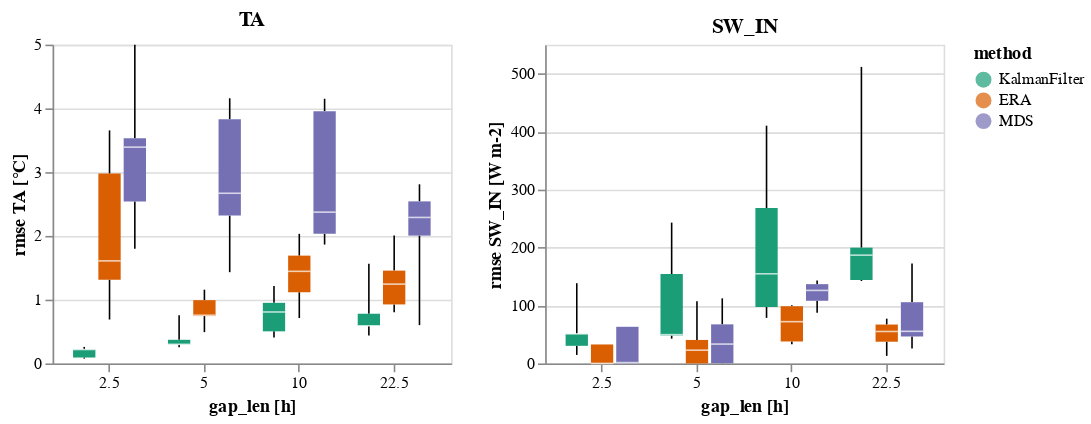

The code cell stored with this chart in its notebook:
### Code cell
the_plot(data_results)

### Figure 1 — Vega-Lite specification as saved in the notebook (floating-point values rounded to 4 significant figures)
{"config": {"view": {"continuousWidth": 300, "continuousHeight": 300}}, "vconcat": [{"hconcat": [{"mark": {"type": "boxplot", "extent": "min-max"}, "encoding": {"color": {"field": "method", "scale": {"domain": ["KalmanFilter", "ERA", "MDS"], "scheme": "dark2"}, "type": "nominal"}, "x": {"axis": {"labelAngle": 0}, "field": "gap_len", "title": "gap_len [h]", "type": "nominal"}, "xOffset": {"field": "method", "scale": {"domain": ["KalmanFilter", "ERA", "MDS"]}, "sort": ["KalmanFilter", "ERA", "MDS"], "type": "ordinal"}, "y": {"axis": {"grid": true}, "field": "rmse", "title": "rmse TA [°C]", "type": "quantitative"}}, "height": 200, "title": "TA", "width": 250}, {"data": {"name": "data-57ce7da0db3172255a98cee41d2e4fe8"}, "mark": {"type": "boxplot", "extent": "min-max"}, "encoding": {"color": {"field": "method", "scale": {"domain": ["KalmanFilter", "ERA", "MDS"], "scheme": "dark2"}, "type": "nominal"}, "x": {"axis": {"labelAngle": 0}, "field": "gap_len", "title": "gap_len [h]", "type": "nominal"}, "xOffset": {"field": "method", "scale": {"domain": ["KalmanFilter", "ERA", "MDS"]}, "sort": ["KalmanFilter", "ERA", "MDS"], "type": "ordinal"}, "y": {"axis": {"grid": true}, "field": "rmse", "title": "rmse SW_IN [W m-2]", "type": "quantitative"}}, "height": 200, "title": "SW_IN", "width": 250}]}], "data": {"name": "data-70835c2fdde45976e5a2b7b8b050794b"}, "$schema": "https://vega.github.io/schema/vega-lite/v5.2.0.json", "datasets": {"data-70835c2fdde45976e5a2b7b8b050794b": [{"method": "KalmanFilter", "var": "TA", "gap_len": 2.5, "idx_rep": 0, "rmse": 0.2183, "rmse_norm": 0.02754}, {"method": "KalmanFilter", "var": "TA", "gap_len": 2.5, "idx_rep": 1, "rmse": 0.2589, "rmse_norm": 0.03267}, {"method": "KalmanFilter", "var": "TA", "gap_len": 2.5, "idx_rep": 2, "rmse": 0.09277, "rmse_norm": 0.01171}, {"method": "KalmanFilter", "var": "TA", "gap_len": 2.5, "idx_rep": 3, "rmse": 0.07547, "rmse_norm": 0.009523}, {"method": "KalmanFilter", "var": "TA", "gap_len": 2.5, "idx_rep": 4, "rmse": 0.2206, "rmse_norm": 0.02784}, {"method": "ERA", "var": "TA", "gap_len": 2.5, "idx_rep": 0, "rmse": 1.312, "rmse_norm": 0.1656}, {"method": "ERA", "var": "TA", "gap_len": 2.5, "idx_rep": 1, "rmse": 1.609, "rmse_norm": 0.203}, {"method": "ERA", "var": "TA", "gap_len": 2.5, "idx_rep": 2, "rmse": 3.655, "rmse_norm": 0.4612}, {"method": "ERA", "var": "TA", "gap_len": 2.5, "idx_rep": 3, "rmse": 0.6886, "rmse_norm": 0.08689}, {"method": "ERA", "var": "TA", "gap_len": 2.5, "idx_rep": 4, "rmse": 2.978, "rmse_norm": 0.3757}, {"method": "MDS", "var": "TA", "gap_len": 2.5, "idx_rep": 0, "rmse": 3.533, "rmse_norm": 0.4459}, {"method": "MDS", "var": "TA", "gap_len": 2.5, "idx_rep": 1, "rmse": 4.999, "rmse_norm": 0.6309}, {"method": "MDS", "var": "TA", "gap_len": 2.5, "idx_rep": 2, "rmse": 1.798, "rmse_norm": 0.2269}, {"method": "MDS", "var": "TA", "gap_len": 2.5, "idx_rep": 3, "rmse": 2.541, "rmse_norm": 0.3207}, {"method": "MDS", "var": "TA", "gap_len": 2.5, "idx_rep": 4, "rmse": 3.392, "rmse_norm": 0.4281}, {"method": "KalmanFilter", "var": "TA", "gap_len": 5.0, "idx_rep": 0, "rmse": 0.7558, "rmse_norm": 0.09537}, {"method": "KalmanFilter", "var": "TA", "gap_len": 5.0, "idx_rep": 1, "rmse": 0.2535, "rmse_norm": 0.03199}, {"method": "KalmanFilter", "var": "TA", "gap_len": 5.0, "idx_rep": 2, "rmse": 0.297, "rmse_norm": 0.03748}, {"method": "KalmanFilter", "var": "TA", "gap_len": 5.0, "idx_rep": 3, "rmse": 0.2997, "rmse_norm": 0.03781}, {"method": "KalmanFilter", "var": "TA", "gap_len": 5.0, "idx_rep": 4, "rmse": 0.3707, "rmse_norm": 0.04678}, {"method": "ERA", "var": "TA", "gap_len": 5.0, "idx_rep": 0, "rmse": 0.7428, "rmse_norm": 0.09373}, {"method": "ERA", "var": "TA", "gap_len": 5.0, "idx_rep": 1, "rmse": 1.156, "rmse_norm": 0.1459}, {"method": "ERA", "var": "TA", "gap_len": 5.0, "idx_rep": 2, "rmse": 0.7557, "rmse_norm": 0.09536}, {"method": "ERA", "var": "TA", "gap_len": 5.0, "idx_rep": 3, "rmse": 0.9922, "rmse_norm": 0.1252}, {"method": "ERA", "var": "TA", "gap_len": 5.0, "idx_rep": 4, "rmse": 0.4908, "rmse_norm": 0.06193}, {"method": "MDS", "var": "TA", "gap_len": 5.0, "idx_rep": 0, "rmse": 2.319, "rmse_norm": 0.2927}, {"method": "MDS", "var": "TA", "gap_len": 5.0, "idx_rep": 1, "rmse": 2.669, "rmse_norm": 0.3368}, {"method": "MDS", "var": "TA", "gap_len": 5.0, "idx_rep": 2, "rmse": 3.83, "rmse_norm": 0.4833}, {"method": "MDS", "var": "TA", "gap_len": 5.0, "idx_rep": 3, "rmse": 4.159, "rmse_norm": 0.5248}, {"method": "MDS", "var": "TA", "gap_len": 5.0, "idx_rep": 4, "rmse": 1.431, "rmse_norm": 0.1806}, {"method": "KalmanFilter", "var": "TA", "gap_len": 10.0, "idx_rep": 0, "rmse": 1.214, "rmse_norm": 0.1532}, {"method": "KalmanFilter", "var": "TA", "gap_len": 10.0, "idx_rep": 1, "rmse": 0.4086, "rmse_norm": 0.05156}, {"method": "KalmanFilter", "var": "TA", "gap_len": 10.0, "idx_rep": 2, "rmse": 0.8069, "rmse_norm": 0.1018}, {"method": "KalmanFilter", "var": "TA", "gap_len": 10.0, "idx_rep": 3, "rmse": 0.9503, "rmse_norm": 0.1199}, {"method": "KalmanFilter", "var": "TA", "gap_len": 10.0, "idx_rep": 4, "rmse": 0.5034, "rmse_norm": 0.06353}, {"method": "ERA", "var": "TA", "gap_len": 10.0, "idx_rep": 0, "rmse": 0.7116, "rmse_norm": 0.0898}, {"method": "ERA", "var": "TA", "gap_len": 10.0, "idx_rep": 1, "rmse": 1.444, "rmse_norm": 0.1823}, {"method": "ERA", "var": "TA", "gap_len": 10.0, "idx_rep": 2, "rmse": 2.033, "rmse_norm": 0.2565}, {"method": "ERA", "var": "TA", "gap_len": 10.0, "idx_rep": 3, "rmse": 1.691, "rmse_norm": 0.2133}, {"method": "ERA", "var": "TA", "gap_len": 10.0, "idx_rep": 4, "rmse": 1.116, "rmse_norm": 0.1409}, {"method": "MDS", "var": "TA", "gap_len": 10.0, "idx_rep": 0, "rmse": 4.151, "rmse_norm": 0.5239}, {"method": "MDS", "var": "TA", "gap_len": 10.0, "idx_rep": 1, "rmse": 2.035, "rmse_norm": 0.2568}, {"method": "MDS", "var": "TA", "gap_len": 10.0, "idx_rep": 2, "rmse": 1.864, "rmse_norm": 0.2352}, {"method": "MDS", "var": "TA", "gap_len": 10.0, "idx_rep": 3, "rmse": 3.956, "rmse_norm": 0.4992}, {"method": "MDS", "var": "TA", "gap_len": 10.0, "idx_rep": 4, "rmse": 2.373, "rmse_norm": 0.2994}, {"method": "KalmanFilter", "var": "TA", "gap_len": 22.5, "idx_rep": 0, "rmse": 1.562, "rmse_norm": 0.1971}, {"method": "KalmanFilter", "var": "TA", "gap_len": 22.5, "idx_rep": 1, "rmse": 0.4389, "rmse_norm": 0.05539}, {"method": "KalmanFilter", "var": "TA", "gap_len": 22.5, "idx_rep": 2, "rmse": 0.7794, "rmse_norm": 0.09836}, {"method": "KalmanFilter", "var": "TA", "gap_len": 22.5, "idx_rep": 3, "rmse": 0.5904, "rmse_norm": 0.07451}, {"method": "KalmanFilter", "var": "TA", "gap_len": 22.5, "idx_rep": 4, "rmse": 0.5896, "rmse_norm": 0.07441}, {"method": "ERA", "var": "TA", "gap_len": 22.5, "idx_rep": 0, "rmse": 1.244, "rmse_norm": 0.157}, {"method": "ERA", "var": "TA", "gap_len": 22.5, "idx_rep": 1, "rmse": 0.9254, "rmse_norm": 0.1168}, {"method": "ERA", "var": "TA", "gap_len": 22.5, "idx_rep": 2, "rmse": 1.456, "rmse_norm": 0.1837}, {"method": "ERA", "var": "TA", "gap_len": 22.5, "idx_rep": 3, "rmse": 0.8016, "rmse_norm": 0.1012}, {"method": "ERA", "var": "TA", "gap_len": 22.5, "idx_rep": 4, "rmse": 2.007, "rmse_norm": 0.2533}, {"method": "MDS", "var": "TA", "gap_len": 22.5, "idx_rep": 0, "rmse": 2.005, "rmse_norm": 0.253}, {"method": "MDS", "var": "TA", "gap_len": 22.5, "idx_rep": 1, "rmse": 2.29, "rmse_norm": 0.2889}, {"method": "MDS", "var": "TA", "gap_len": 22.5, "idx_rep": 2, "rmse": 2.542, "rmse_norm": 0.3207}, {"method": "MDS", "var": "TA", "gap_len": 22.5, "idx_rep": 3, "rmse": 0.6008, "rmse_norm": 0.07582}, {"method": "MDS", "var": "TA", "gap_len": 22.5, "idx_rep": 4, "rmse": 2.81, "rmse_norm": 0.3546}], "data-57ce7da0db3172255a98cee41d2e4fe8": [{"method": "KalmanFilter", "var": "SW_IN", "gap_len": 2.5, "idx_rep": 0, "rmse": 14.66, "rmse_norm": 0.07188}, {"method": "KalmanFilter", "var": "SW_IN", "gap_len": 2.5, "idx_rep": 1, "rmse": 51.05, "rmse_norm": 0.2502}, {"method": "KalmanFilter", "var": "SW_IN", "gap_len": 2.5, "idx_rep": 2, "rmse": 51.05, "rmse_norm": 0.2502}, {"method": "KalmanFilter", "var": "SW_IN", "gap_len": 2.5, "idx_rep": 3, "rmse": 30.38, "rmse_norm": 0.1489}, {"method": "KalmanFilter", "var": "SW_IN", "gap_len": 2.5, "idx_rep": 4, "rmse": 138.4, "rmse_norm": 0.6785}, {"method": "ERA", "var": "SW_IN", "gap_len": 2.5, "idx_rep": 0, "rmse": 0.0, "rmse_norm": 0.0}, {"method": "ERA", "var": "SW_IN", "gap_len": 2.5, "idx_rep": 1, "rmse": 32.74, "rmse_norm": 0.1605}, {"method": "ERA", "var": "SW_IN", "gap_len": 2.5, "idx_rep": 2, "rmse": 32.74, "rmse_norm": 0.1605}, {"method": "ERA", "var": "SW_IN", "gap_len": 2.5, "idx_rep": 3, "rmse": 0.0, "rmse_norm": 0.0}, {"method": "ERA", "var": "SW_IN", "gap_len": 2.5, "idx_rep": 4, "rmse": 0.0, "rmse_norm": 0.0}, {"method": "MDS", "var": "SW_IN", "gap_len": 2.5, "idx_rep": 0, "rmse": 0.0, "rmse_norm": 0.0}, {"method": "MDS", "var": "SW_IN", "gap_len": 2.5, "idx_rep": 1, "rmse": 63.22, "rmse_norm": 0.3099}, {"method": "MDS", "var": "SW_IN", "gap_len": 2.5, "idx_rep": 2, "rmse": 63.22, "rmse_norm": 0.3099}, {"method": "MDS", "var": "SW_IN", "gap_len": 2.5, "idx_rep": 3, "rmse": 0.0, "rmse_norm": 0.0}, {"method": "MDS", "var": "SW_IN", "gap_len": 2.5, "idx_rep": 4, "rmse": 1.433, "rmse_norm": 0.007026}, {"method": "KalmanFilter", "var": "SW_IN", "gap_len": 5.0, "idx_rep": 0, "rmse": 243.0, "rmse_norm": 1.191}, {"method": "KalmanFilter", "var": "SW_IN", "gap_len": 5.0, "idx_rep": 1, "rmse": 154.3, "rmse_norm": 0.7563}, {"method": "KalmanFilter", "var": "SW_IN", "gap_len": 5.0, "idx_rep": 2, "rmse": 42.69, "rmse_norm": 0.2093}, {"method": "KalmanFilter", "var": "SW_IN", "gap_len": 5.0, "idx_rep": 3, "rmse": 49.65, "rmse_norm": 0.2434}, {"method": "KalmanFilter", "var": "SW_IN", "gap_len": 5.0, "idx_rep": 4, "rmse": 48.22, "rmse_norm": 0.2364}, {"method": "ERA", "var": "SW_IN", "gap_len": 5.0, "idx_rep": 0, "rmse": 107.3, "rmse_norm": 0.5262}, {"method": "ERA", "var": "SW_IN", "gap_len": 5.0, "idx_rep": 1, "rmse": 40.53, "rmse_norm": 0.1987}, {"method": "ERA", "var": "SW_IN", "gap_len": 5.0, "idx_rep": 2, "rmse": 22.86, "rmse_norm": 0.1121}, {"method": "ERA", "var": "SW_IN", "gap_len": 5.0, "idx_rep": 3, "rmse": 0.0, "rmse_norm": 0.0}, {"method": "ERA", "var": "SW_IN", "gap_len": 5.0, "idx_rep": 4, "rmse": 0.0, "rmse_norm": 0.0}, {"method": "MDS", "var": "SW_IN", "gap_len": 5.0, "idx_rep": 0, "rmse": 112.3, "rmse_norm": 0.5503}, {"method": "MDS", "var": "SW_IN", "gap_len": 5.0, "idx_rep": 1, "rmse": 67.42, "rmse_norm": 0.3305}, {"method": "MDS", "var": "SW_IN", "gap_len": 5.0, "idx_rep": 2, "rmse": 33.38, "rmse_norm": 0.1636}, {"method": "MDS", "var": "SW_IN", "gap_len": 5.0, "idx_rep": 3, "rmse": 0.0, "rmse_norm": 0.0}, {"method": "MDS", "var": "SW_IN", "gap_len": 5.0, "idx_rep": 4, "rmse": 0.2198, "rmse_norm": 0.001077}, {"method": "KalmanFilter", "var": "SW_IN", "gap_len": 10.0, "idx_rep": 0, "rmse": 410.1, "rmse_norm": 2.011}, {"method": "KalmanFilter", "var": "SW_IN", "gap_len": 10.0, "idx_rep": 1, "rmse": 97.34, "rmse_norm": 0.4771}, {"method": "KalmanFilter", "var": "SW_IN", "gap_len": 10.0, "idx_rep": 2, "rmse": 267.9, "rmse_norm": 1.313}, {"method": "KalmanFilter", "var": "SW_IN", "gap_len": 10.0, "idx_rep": 3, "rmse": 154.7, "rmse_norm": 0.7582}, {"method": "KalmanFilter", "var": "SW_IN", "gap_len": 10.0, "idx_rep": 4, "rmse": 78.57, "rmse_norm": 0.3851}, {"method": "ERA", "var": "SW_IN", "gap_len": 10.0, "idx_rep": 0, "rmse": 37.86, "rmse_norm": 0.1856}, {"method": "ERA", "var": "SW_IN", "gap_len": 10.0, "idx_rep": 1, "rmse": 72.05, "rmse_norm": 0.3532}, {"method": "ERA", "var": "SW_IN", "gap_len": 10.0, "idx_rep": 2, "rmse": 98.66, "rmse_norm": 0.4836}, {"method": "ERA", "var": "SW_IN", "gap_len": 10.0, "idx_rep": 3, "rmse": 100.3, "rmse_norm": 0.4919}, {"method": "ERA", "var": "SW_IN", "gap_len": 10.0, "idx_rep": 4, "rmse": 33.18, "rmse_norm": 0.1627}, {"method": "MDS", "var": "SW_IN", "gap_len": 10.0, "idx_rep": 0, "rmse": 136.8, "rmse_norm": 0.6704}, {"method": "MDS", "var": "SW_IN", "gap_len": 10.0, "idx_rep": 1, "rmse": 108.1, "rmse_norm": 0.5299}, {"method": "MDS", "var": "SW_IN", "gap_len": 10.0, "idx_rep": 2, "rmse": 143.1, "rmse_norm": 0.7016}, {"method": "MDS", "var": "SW_IN", "gap_len": 10.0, "idx_rep": 3, "rmse": 126.0, "rmse_norm": 0.6175}, {"method": "MDS", "var": "SW_IN", "gap_len": 10.0, "idx_rep": 4, "rmse": 87.55, "rmse_norm": 0.4291}, {"method": "KalmanFilter", "var": "SW_IN", "gap_len": 22.5, "idx_rep": 0, "rmse": 186.8, "rmse_norm": 0.9158}, {"method": "KalmanFilter", "var": "SW_IN", "gap_len": 22.5, "idx_rep": 1, "rmse": 142.2, "rmse_norm": 0.6973}, {"method": "KalmanFilter", "var": "SW_IN", "gap_len": 22.5, "idx_rep": 2, "rmse": 199.7, "rmse_norm": 0.979}, {"method": "KalmanFilter", "var": "SW_IN", "gap_len": 22.5, "idx_rep": 3, "rmse": 144.0, "rmse_norm": 0.7058}, {"method": "KalmanFilter", "var": "SW_IN", "gap_len": 22.5, "idx_rep": 4, "rmse": 511.6, "rmse_norm": 2.508}, {"method": "ERA", "var": "SW_IN", "gap_len": 22.5, "idx_rep": 0, "rmse": 37.45, "rmse_norm": 0.1836}, {"method": "ERA", "var": "SW_IN", "gap_len": 22.5, "idx_rep": 1, "rmse": 55.12, "rmse_norm": 0.2702}, {"method": "ERA", "var": "SW_IN", "gap_len": 22.5, "idx_rep": 2, "rmse": 67.09, "rmse_norm": 0.3289}, {"method": "ERA", "var": "SW_IN", "gap_len": 22.5, "idx_rep": 3, "rmse": 13.04, "rmse_norm": 0.06394}, {"method": "ERA", "var": "SW_IN", "gap_len": 22.5, "idx_rep": 4, "rmse": 77.26, "rmse_norm": 0.3787}, {"method": "MDS", "var": "SW_IN", "gap_len": 22.5, "idx_rep": 0, "rmse": 25.95, "rmse_norm": 0.1272}, {"method": "MDS", "var": "SW_IN", "gap_len": 22.5, "idx_rep": 1, "rmse": 55.38, "rmse_norm": 0.2715}, {"method": "MDS", "var": "SW_IN", "gap_len": 22.5, "idx_rep": 2, "rmse": 105.6, "rmse_norm": 0.5177}, {"method": "MDS", "var": "SW_IN", "gap_len": 22.5, "idx_rep": 3, "rmse": 46.51, "rmse_norm": 0.228}, {"method": "MDS", "var": "SW_IN", "gap_len": 22.5, "idx_rep": 4, "rmse": 172.6, "rmse_norm": 0.8461}]}}
